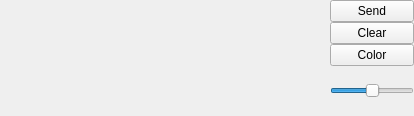
<?xml version="1.0" encoding="UTF-8"?>
<ui version="4.0">
 <class>InkWindow</class>
 <widget class="QWidget" name="InkWindow">
  <property name="geometry">
   <rect>
    <x>0</x>
    <y>0</y>
    <width>414</width>
    <height>116</height>
   </rect>
  </property>
  <layout class="QHBoxLayout" name="horizontalLayout_2">
   <property name="spacing">
    <number>0</number>
   </property>
   <property name="margin">
    <number>0</number>
   </property>
   <item>
    <layout class="QHBoxLayout" name="horizontalLayout">
     <property name="spacing">
      <number>0</number>
     </property>
     <property name="sizeConstraint">
      <enum>QLayout::SetMaximumSize</enum>
     </property>
     <item>
      <widget class="WlmChatSessionInkArea" name="m_inkArea" native="true">
       <property name="sizePolicy">
        <sizepolicy hsizetype="Expanding" vsizetype="Expanding">
         <horstretch>0</horstretch>
         <verstretch>0</verstretch>
        </sizepolicy>
       </property>
      </widget>
     </item>
     <item>
      <layout class="QVBoxLayout" name="verticalLayout">
       <item>
        <widget class="QPushButton" name="send_btn">
         <property name="text">
          <string>Send</string>
         </property>
        </widget>
       </item>
       <item>
        <widget class="QPushButton" name="clear_btn">
         <property name="text">
          <string>Clear</string>
         </property>
        </widget>
       </item>
       <item>
        <widget class="QPushButton" name="color_btn">
         <property name="text">
          <string>Color</string>
         </property>
        </widget>
       </item>
       <item>
        <widget class="QSlider" name="pen_size_slider">
         <property name="sizePolicy">
          <sizepolicy hsizetype="Fixed" vsizetype="Expanding">
           <horstretch>80</horstretch>
           <verstretch>0</verstretch>
          </sizepolicy>
         </property>
         <property name="autoFillBackground">
          <bool>true</bool>
         </property>
         <property name="minimum">
          <number>1</number>
         </property>
         <property name="maximum">
          <number>5</number>
         </property>
         <property name="pageStep">
          <number>1</number>
         </property>
         <property name="sliderPosition">
          <number>3</number>
         </property>
         <property name="tracking">
          <bool>true</bool>
         </property>
         <property name="orientation">
          <enum>Qt::Horizontal</enum>
         </property>
         <property name="invertedAppearance">
          <bool>false</bool>
         </property>
        </widget>
       </item>
      </layout>
     </item>
    </layout>
   </item>
  </layout>
 </widget>
 <customwidgets>
  <customwidget>
   <class>WlmChatSessionInkArea</class>
   <extends>QWidget</extends>
   <header>wlmchatsessioninkarea.h</header>
   <container>1</container>
  </customwidget>
 </customwidgets>
 <resources/>
 <connections>
  <connection>
   <sender>clear_btn</sender>
   <signal>clicked()</signal>
   <receiver>m_inkArea</receiver>
   <slot>slotClear()</slot>
   <hints>
    <hint type="sourcelabel">
     <x>369</x>
     <y>46</y>
    </hint>
    <hint type="destinationlabel">
     <x>163</x>
     <y>57</y>
    </hint>
   </hints>
  </connection>
  <connection>
   <sender>color_btn</sender>
   <signal>clicked()</signal>
   <receiver>m_inkArea</receiver>
   <slot>slotColor()</slot>
   <hints>
    <hint type="sourcelabel">
     <x>369</x>
     <y>78</y>
    </hint>
    <hint type="destinationlabel">
     <x>163</x>
     <y>57</y>
    </hint>
   </hints>
  </connection>
  <connection>
   <sender>send_btn</sender>
   <signal>clicked()</signal>
   <receiver>m_inkArea</receiver>
   <slot>slotSend()</slot>
   <hints>
    <hint type="sourcelabel">
     <x>369</x>
     <y>14</y>
    </hint>
    <hint type="destinationlabel">
     <x>163</x>
     <y>57</y>
    </hint>
   </hints>
  </connection>
  <connection>
   <sender>pen_size_slider</sender>
   <signal>valueChanged(int)</signal>
   <receiver>m_inkArea</receiver>
   <slot>slotChangePenSize(int)</slot>
   <hints>
    <hint type="sourcelabel">
     <x>369</x>
     <y>105</y>
    </hint>
    <hint type="destinationlabel">
     <x>163</x>
     <y>57</y>
    </hint>
   </hints>
  </connection>
 </connections>
</ui>
